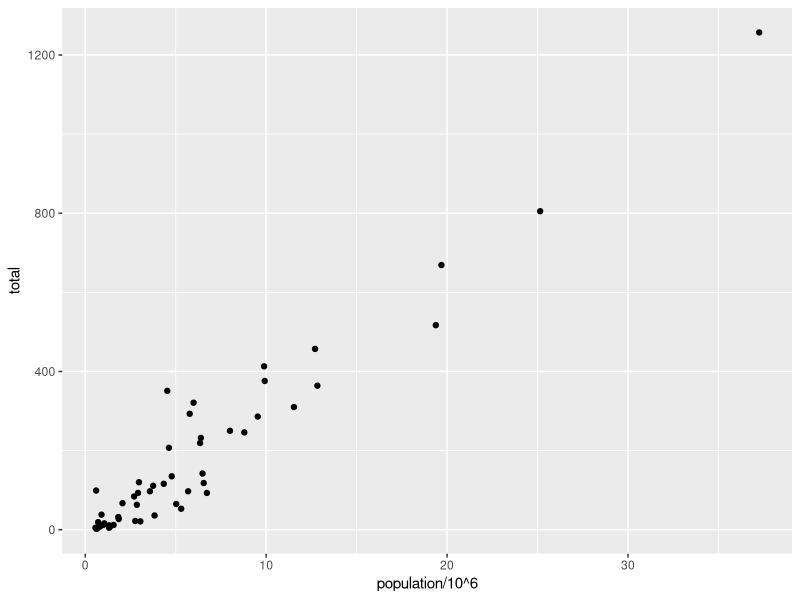
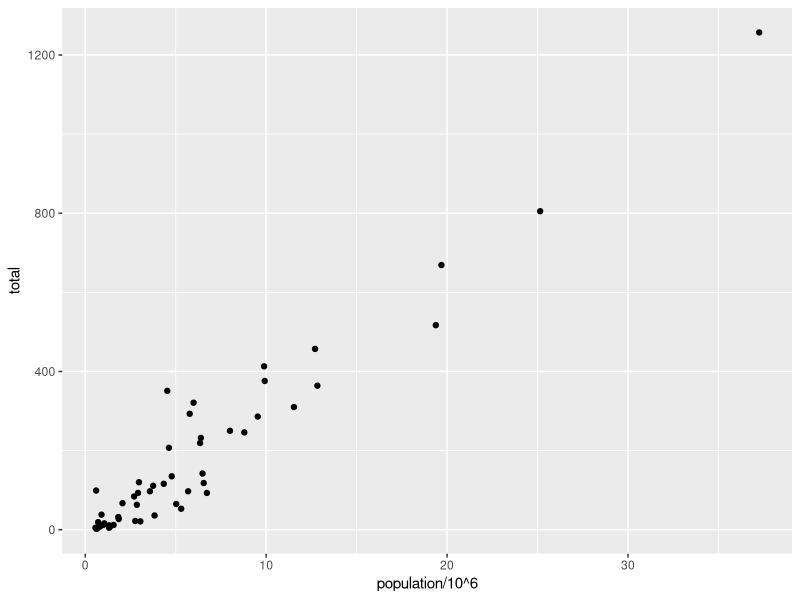
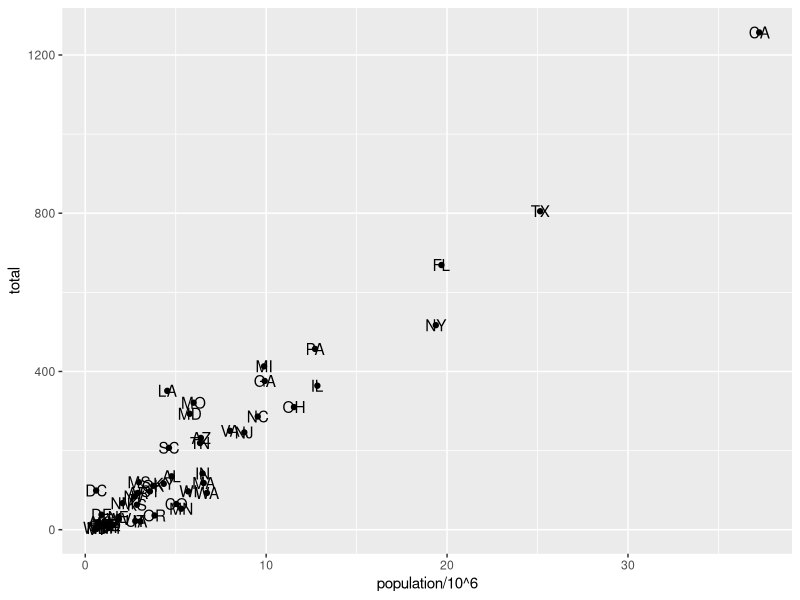

These charts were generated, in order, by the following R code:
library(ggplot2)
library(dplyr)
library(dslabs)
data("murders")

# In ggplot we create graphs by adding layers.
# We add them componet by component.
# Layers can define geometries, compute summary statistics,
# define what scales to use, and even change styles.

# Aes will be one of the functions that you will most use, 
# he function connects data with what we see on the graph(aesthetic mappings).
# the outcome of this function is often used as the argument of a geometry function.
murders %>% ggplot() + 
  geom_point( aes( x = population/10^6, y = total) )

# or we can using .... 
p <- ggplot( data = murders )
p + geom_point( aes( x = population/10^6, y = total) )

# Second layer in the plot, we wish to make involves adding a label to each point.
# This will help us identify which point goes with which state.
# The geom label and geom text functions permit us to add text to the plot.
# Geom label adds a label with a little rectangle, and geom text simply 
# adds the text.
# Because each state, each point, has a label,
# we need an aesthetic mapping to make this connection.
p <- ggplot( data = murders )
p + geom_point( aes( x = population/10^6, y = total) ) +
  geom_text( aes( population/10^6, total, label = abb) )

# aes() is a quoting function.
# This makes it easy to work with variables from the data frame 
# because you can name those directly.
